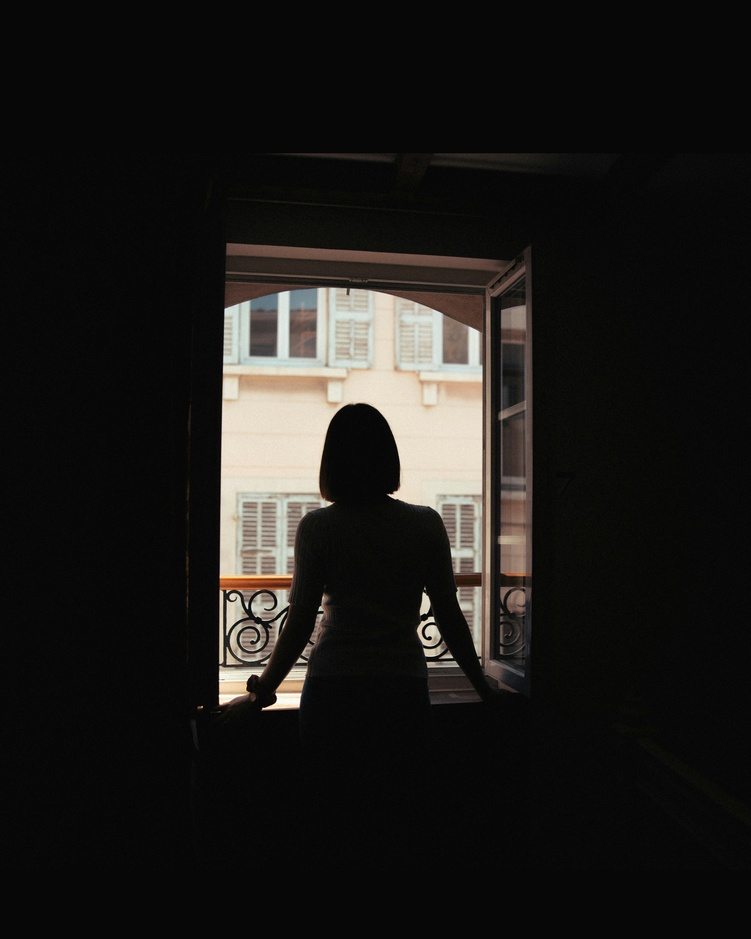
#> input picture images/woman_open_window.jpg, 751 x 939 px, shrunk from 4693 x 5867 before the run
$ python foreground_histogram_equalization.py
#> lines starting #> are read from the running program, lines starting #| are printed output that depends on the picture; after the words box and inside, x2 and y2 are one past the last pixel; in counts of white or black regions, pixels touching at a corner belong together
import cv2
import numpy as np
import matplotlib.pyplot as plt

imgPath = 'images/woman_open_window.jpg'
img = cv2.imread(imgPath)
#> img is the input picture: shape (939, 751, 3); mean B, G, R 25.1, 27.4, 29
if img is None:
    raise FileNotFoundError(f"Could not load '{imgPath}'. Check the file path.")

gray = cv2.cvtColor(img, cv2.COLOR_BGR2GRAY)
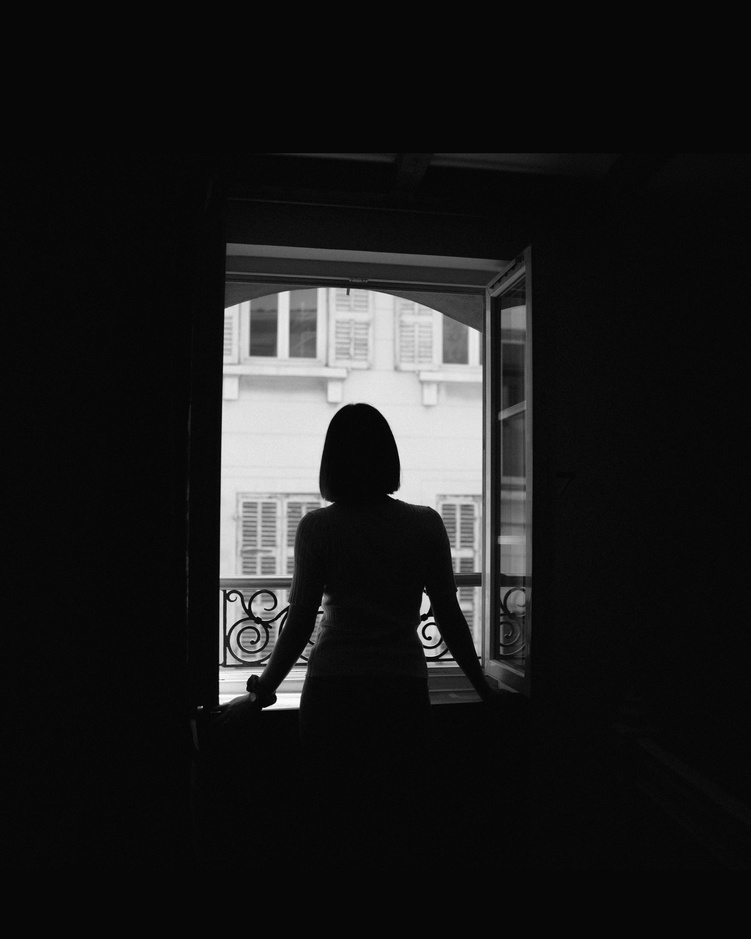
#> gray: shape (939, 751); min 0, max 254, mean 27.6

# --- Step 1: Get foreground mask via Otsu thresholding ---
thresh_val, fg_mask = cv2.threshold(
    gray, 0, 255, cv2.THRESH_BINARY_INV + cv2.THRESH_OTSU
)
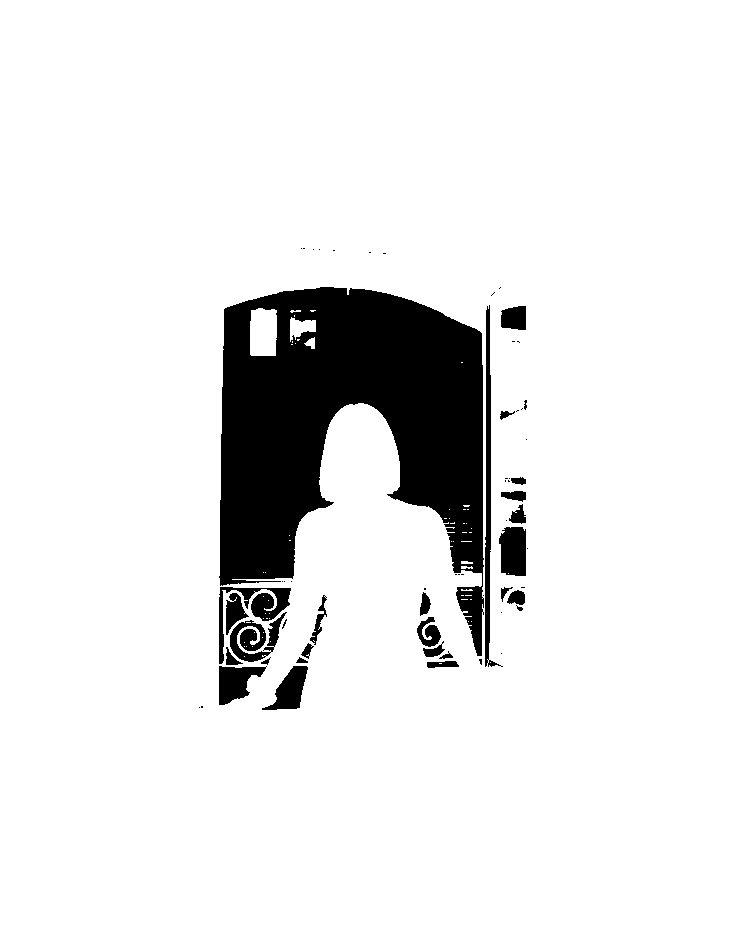
#> fg_mask: shape (939, 751); 90.7% white; 62 black regions (35 under 20 px), largest, box (x1, y1, x2, y2) and area: (219, 287, 484, 656) 54243, (485, 305, 503, 667) 1746, (219, 587, 291, 664) 1398
#> thresh_val = 101
print(f"Otsu threshold: {thresh_val:.0f}")
#| Otsu threshold: 101

# --- Step 2: Histogram equalization on foreground pixels only ---
# Build CDF from foreground pixels only, then apply the mapping back.
fg_pixels = gray[fg_mask == 255]

hist, bins = np.histogram(fg_pixels, bins=256, range=(0, 256))
#> hist = 256 values, max 272135 at index 7, min 0 at index 102, mean 2499.2; bins = 257 values from 0 to 256
cdf = hist.cumsum()
#> cdf = 256 values from 9 to 639783
cdf_min = cdf[cdf > 0].min()
#> cdf_min = 9
n_fg = fg_pixels.size
#> n_fg = 639783

# Equalization formula: round((cdf(r) - cdf_min) / (n_fg - cdf_min) * 255)
lut = np.zeros(256, dtype=np.uint8)
for i in range(256):
    if cdf[i] > 0:
        lut[i] = round((cdf[i] - cdf_min) / (n_fg - cdf_min) * 255)
#> after the loop, lut = 256 values from 0 to 255

# Apply LUT only to foreground pixels; background stays unchanged
result = gray.copy()
result[fg_mask == 255] = lut[gray[fg_mask == 255]]
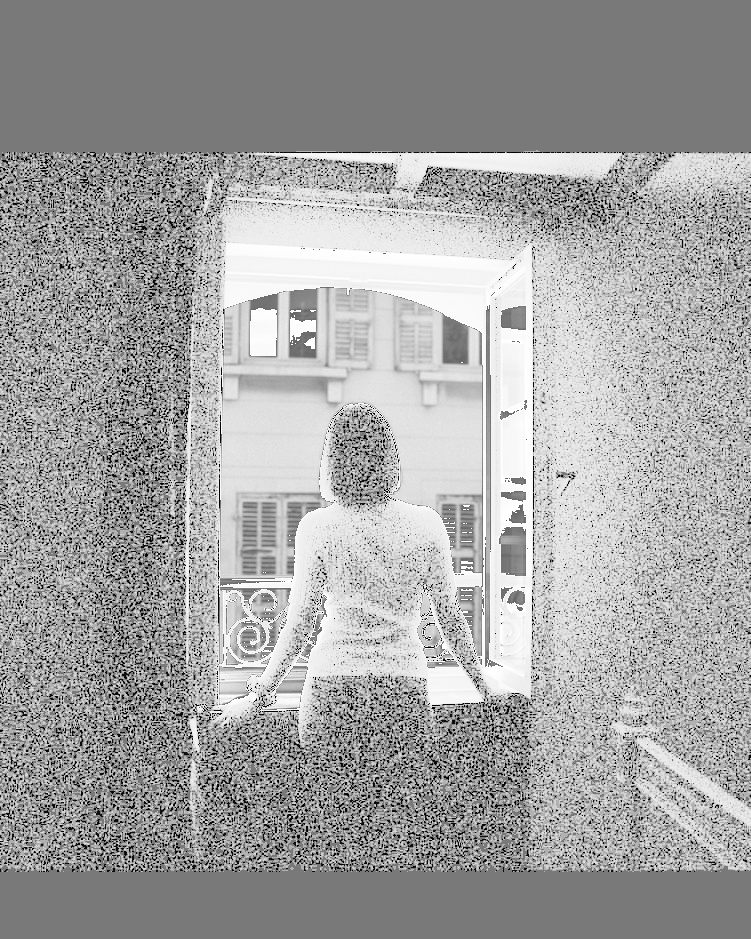
#> result: shape (939, 751); min 0, max 255, mean 162.1

# --- Plot ---
fig, axes = plt.subplots(2, 3, figsize=(16, 10))

axes[0, 0].imshow(gray, cmap='gray')
axes[0, 0].set_title('Original (Grayscale)')
axes[0, 0].axis('off')

axes[0, 1].imshow(fg_mask, cmap='gray')
axes[0, 1].set_title(f'Foreground Mask\n(Otsu threshold = {thresh_val:.0f})')
axes[0, 1].axis('off')

axes[0, 2].imshow(result, cmap='gray')
axes[0, 2].set_title('Foreground Histogram Equalized')
axes[0, 2].axis('off')

axes[1, 0].hist(gray.ravel(), bins=256, range=(0, 255), color='steelblue', edgecolor='none')
axes[1, 0].set_title('Histogram — Original (full image)')
axes[1, 0].set_xlabel('Pixel Intensity')
axes[1, 0].set_ylabel('Frequency')

axes[1, 1].hist(fg_pixels, bins=256, range=(0, 255), color='seagreen', edgecolor='none')
axes[1, 1].set_title('Histogram — Foreground pixels only')
axes[1, 1].set_xlabel('Pixel Intensity')
axes[1, 1].set_ylabel('Frequency')

axes[1, 2].hist(result[fg_mask == 255], bins=256, range=(0, 255), color='darkorange', edgecolor='none')
axes[1, 2].set_title('Histogram — Equalized foreground')
axes[1, 2].set_xlabel('Pixel Intensity')
axes[1, 2].set_ylabel('Frequency')

plt.tight_layout()
plt.savefig('outputs/foreground_histogram_equalization_output.png', dpi=150, bbox_inches='tight')
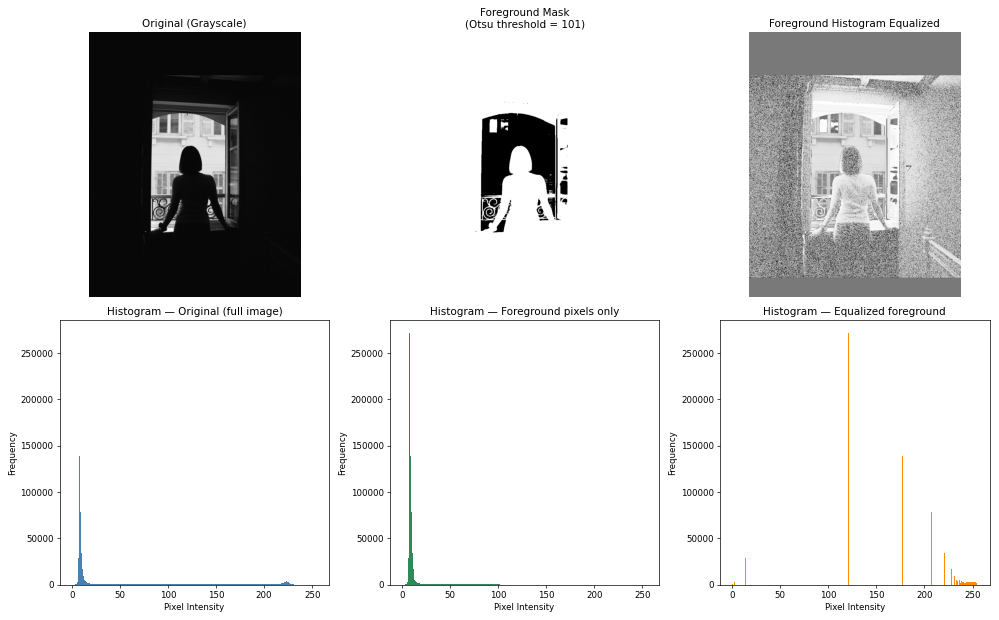
#> figure drawn by matplotlib, 6 panels; panel 4: tallest bar 272135 high, from x = 6.97 to 7.97; panel 5: tallest bar 272135 high, from x = 6.97 to 7.97; panel 6: tallest bar 272135 high, from x = 120.5 to 121.5
plt.show()

cv2.imwrite('outputs/foreground_histogram_equalization.png', result)

print("\nOutputs saved: foreground_histogram_equalization.png, foreground_histogram_equalization_output.png")

$ run again, with images/highlights_and_shadows.jpg copied over images/woman_open_window.jpg
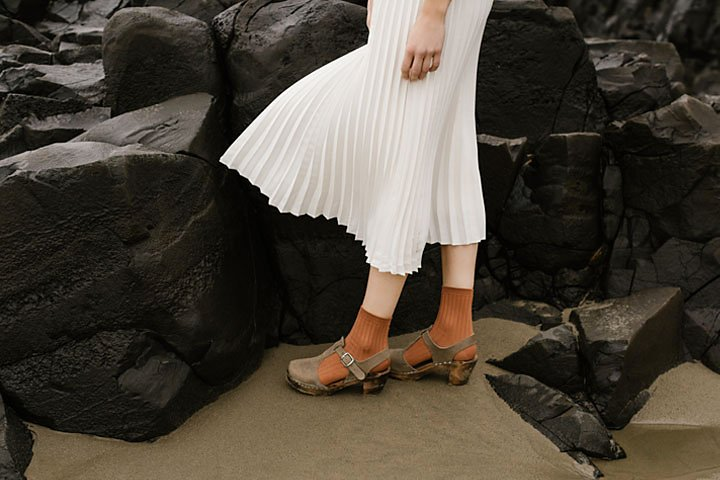
#> input picture images/highlights_and_shadows.jpg, 720 x 480 px
#> img is the input picture: shape (480, 720, 3); mean B, G, R 58.1, 68.6, 75.7
#> `thresh_val, fg_mask = cv2.threshold( gray, 0, 255, cv2.THRESH_BINARY_I..`:
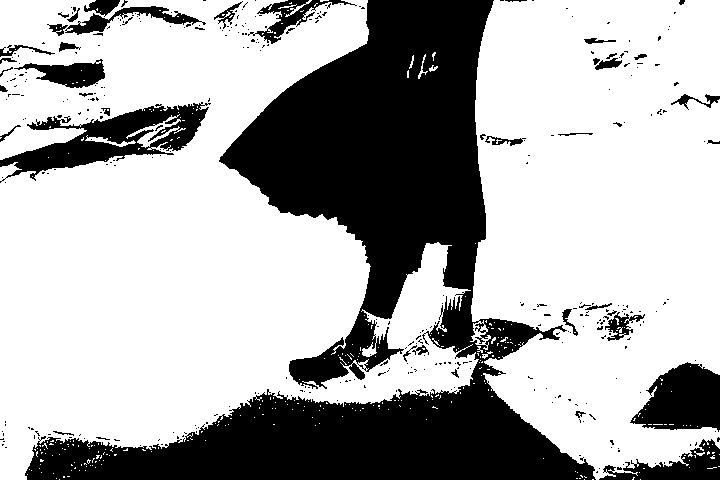
#> fg_mask: shape (480, 720); 67.9% white; 355 black regions (315 under 20 px), largest, box (x1, y1, x2, y2) and area: (25, 0, 596, 480) 90453, (0, 102, 211, 183) 6289, (630, 362, 720, 432) 4310
#> thresh_val = 91
#| Otsu threshold: 91
#> hist = 256 values, max 7412 at index 18, min 0 at index 92, mean 916.2; bins = 257 values from 0 to 256
#> cdf = 256 values from 456 to 234538
#> cdf_min = 456
#> after the loop `for i in range(256):`: lut = 256 values from 0 to 255
#> `result[fg_mask == 255] = lut[gray[fg_mask == 255]]`:
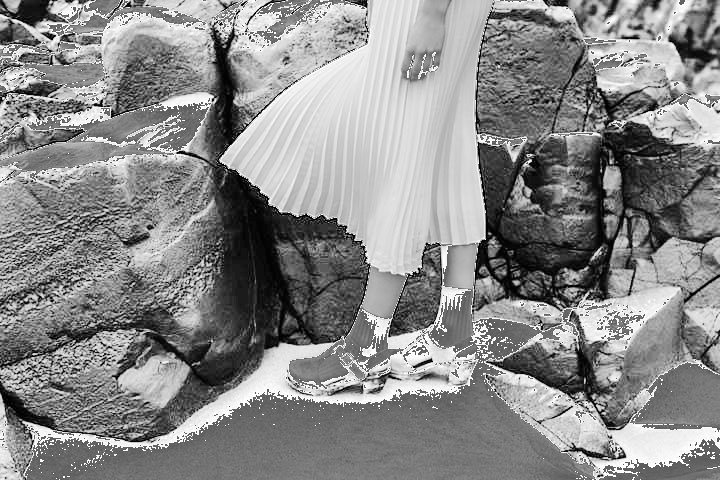
#> result: shape (480, 720); min 0, max 255, mean 137.2
